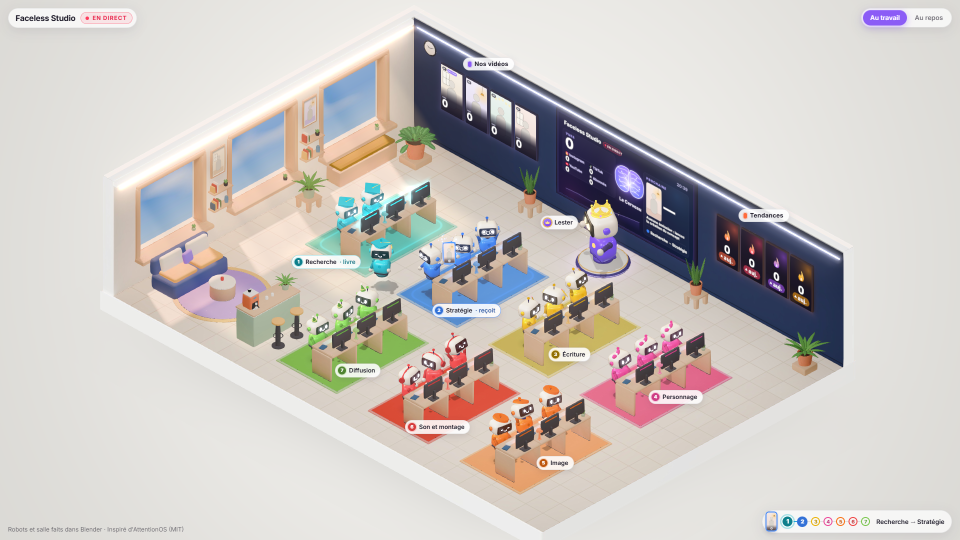
#> input picture apercu-vitrine.png, 1920 x 1080 px (shown at 1/2 size)
$ python -i sheet_scene.py   (imports and definitions only)
#> lines starting #> are read from the running program, lines starting #| are printed output that depends on the picture; after the words box and inside, x2 and y2 are one past the last pixel; in counts of white or black regions, pixels touching at a corner belong together
# Faceless Studio: the hero of a cast sheet kept pixel for pixel inside a painted scene (the same hero
# AND a rich place). Called by workshop/story/make-short.mjs when concept.json image.paint_around is true.
#   sheet_scene.py prepare <sheet.png> <layout.png> <repaint.png> <keep.png> <scale>
#       the sheet reduced to <scale> and set bottom-right on its own paper colour: a free band on the left for the line's main object
#       (on centred pose sheets the hero filled 60-70 % of the width and the object was drawn behind the hero,
#       then covered when the hero was pasted back; the clarity check set the video aside), then the masks below of that layout.
#   sheet_scene.py mask   <sheet.png> <repaint.png> <keep.png>
#       repaint.png: white = the sheet's plain paper around the hero (painted as the scene by ComfyUI), grown 4 px over her outline;
#       keep.png: white = the hero, soft edge. The paper is the border's median colour; only paper connected to the border counts, so
#       light parts inside the hero (white sneakers, a white collar) stay hers (a global colour key removed them, night of 24-25/10).
#       A LARGE patch of paper enclosed by the hero and her floor shadow (between the legs of the back view) is paper again.
#   sheet_scene.py paste  <painted.png> <sheet.png> <keep.png> <out.png>
#       the hero of the sheet pasted back over the painted scene through keep.png.
# Runs with ComfyUI's own Python (numpy, scipy, Pillow), started with -I.
import sys

import numpy as np
from PIL import Image, ImageFilter
from scipy import ndimage

PAPER_TOL = 16          # max channel distance to the paper colour
MIN_PART = 3000         # hero parts smaller than this (paper specks) are dropped
ENCLOSED_PAPER = 0.0045  # share of the frame above which enclosed paper is paper (back view: 15 444 px; sneakers at most 6 470 px)
GROW_PX = 4             # the painted area covers the outline's soft edge
CUT_BAND = 60           # px of the hero painted along a cut border shown inside the frame (see prepare)
EDGE_NEAR = 16          # the hero "touches" the left border within this many px (the 21/10 close-up stops 7 px short)
EDGE_BLUR = 1.2         # softness of the pasted hero's edge


def paper_of(im):
    border = np.concatenate([im[0], im[-1], im[:, 0], im[:, -1]])
    return np.median(border, axis=0)


def layout(src, out, scale):
    s = Image.open(src).convert('RGB')
    w, h = s.size
    paper = tuple(int(v) for v in paper_of(np.asarray(s).astype(np.int16)))
    small = s.resize((round(w * scale), round(h * scale)), Image.LANCZOS)
    canvas = Image.new('RGB', (w, h), paper)
    canvas.paste(small, (w - small.width, h - small.height))
    canvas.save(out)


def touches_left(src):
    """True when the hero of the sheet reaches its left border (the close-up's shoulders): once the sheet is reduced and set
    bottom-right, that straight cut shows inside the frame (r-20261025-1518 scene 1: a ragged coat edge)."""
    im = np.asarray(Image.open(src).convert('RGB')).astype(np.int16)
    rows = (np.abs(im[:, :EDGE_NEAR] - paper_of(im)).max(axis=2) > PAPER_TOL).any(axis=1)
    return rows.mean() > 0.02


def prepare(src, out_layout, out_repaint, out_keep, scale):
    """layout, then mask; when the hero touched the left border, a band of her along the cut is painted too, so the model
    continues the coat instead of leaving the cut."""
    layout(src, out_layout, scale)
    w = Image.open(src).size[0]
    mask(out_layout, out_repaint, out_keep, cut_x=w - round(w * scale) if touches_left(src) and scale < 1 else None)


def mask(src, out_repaint, out_keep, cut_x=None):
#> called with src = '../../apercu-vitrine.png', out_repaint = 'out.png', out_keep = 'out1.png'
    im = np.asarray(Image.open(src).convert('RGB')).astype(np.int16)
    paper = paper_of(im)
#> paper = [222, 221, 217]
    paperlike = np.abs(im - paper).max(axis=2) <= PAPER_TOL
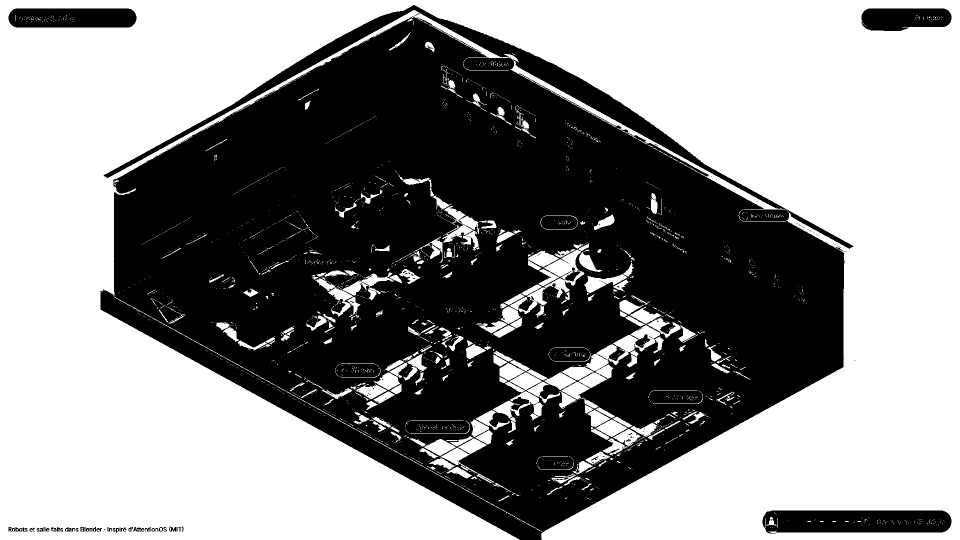
#> paperlike: shape (1080, 1920) bool (shown at 1/2 size); 55.5% white; 189 black regions (153 under 20 px), largest, box (x1, y1, x2, y2) and area: (200, 10, 1707, 1080) 888714, (1525, 1021, 1903, 1067) 15844, (17, 17, 273, 55) 9285
    labels, _ = ndimage.label(paperlike)
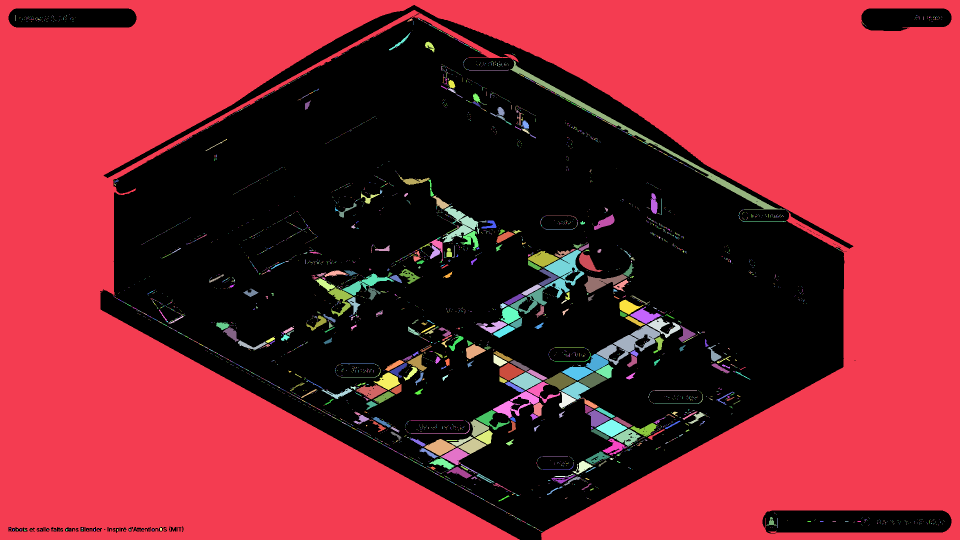
#> labels: shape (1080, 1920) int32 (shown at 1/2 size); 4332 distinct labels, from 0 to 4331; one colour per label, 0 black
    edge = np.unique(np.concatenate([labels[0], labels[-1], labels[:, 0], labels[:, -1]]))
#> edge = [0, 1]
    hero = ndimage.binary_fill_holes(~np.isin(labels, edge[edge > 0]))
#> hero: shape (1080, 1920) bool; 48.9% white; 86 white regions (53 under 20 px), largest, box (x1, y1, x2, y2) and area: (200, 10, 1707, 1080) 979024, (1525, 1021, 1903, 1067) 16218, (17, 17, 273, 55) 9418
    enclosed, n = ndimage.label(hero & paperlike)
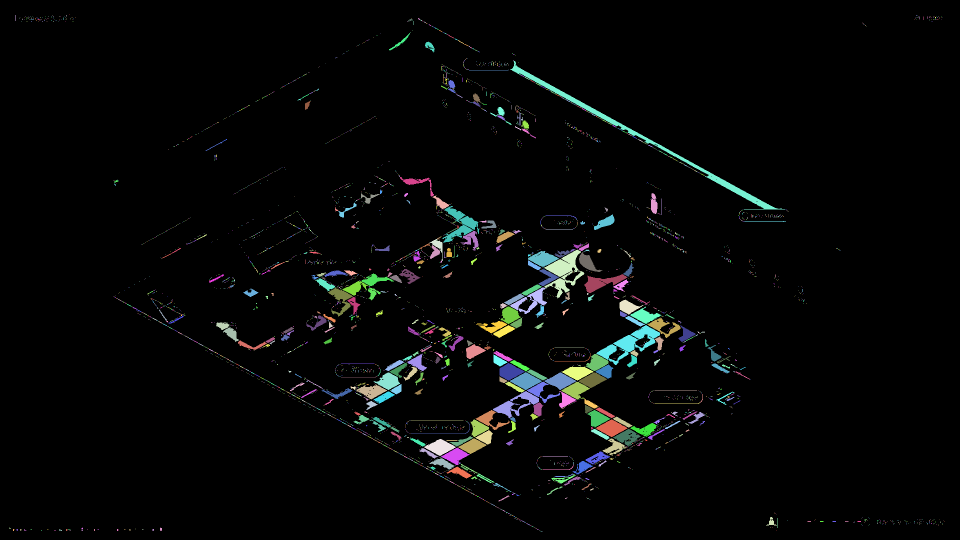
#> enclosed: shape (1080, 1920) int32 (shown at 1/2 size); 4331 distinct labels, from 0 to 4330; one colour per label, 0 black
#> n = 4330
    if n:
        sizes = ndimage.sum(np.ones(enclosed.shape), enclosed, range(1, n + 1))
#> sizes = 4330 values, max 5393 at index 211, min 1 at index 0, mean 20.95
        hero &= ~np.isin(enclosed, [i + 1 for i, s in enumerate(sizes) if s >= ENCLOSED_PAPER * hero.size])
    parts, n = ndimage.label(hero)
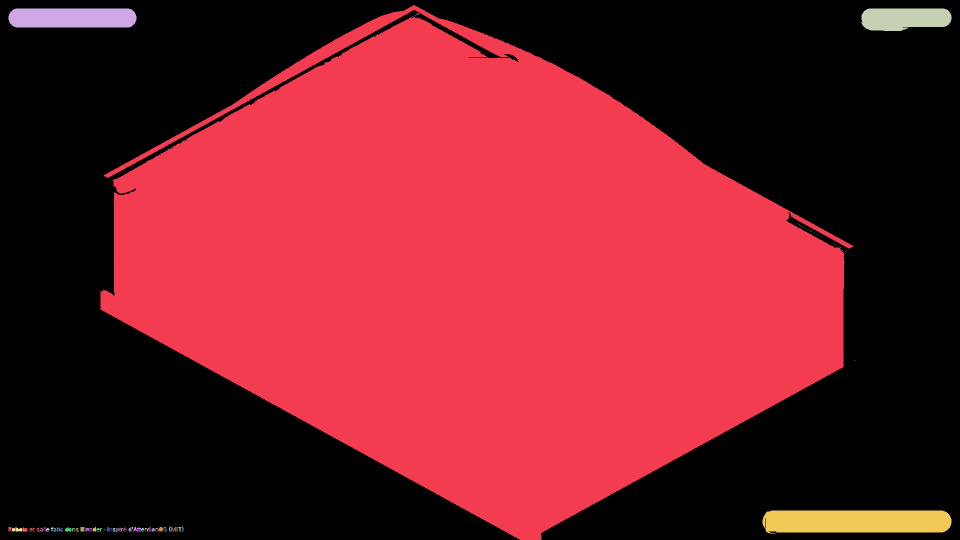
#> parts: shape (1080, 1920) int32 (shown at 1/2 size); 133 distinct labels, from 0 to 132; one colour per label, 0 black
#> n = 132
    if n:
        sizes = ndimage.sum(hero, parts, range(1, n + 1))
#> sizes = 132 values, max 978981 at index 0, min 1 at index 6, mean 7676.8
        hero = np.isin(parts, [i + 1 for i, s in enumerate(sizes) if s >= MIN_PART])
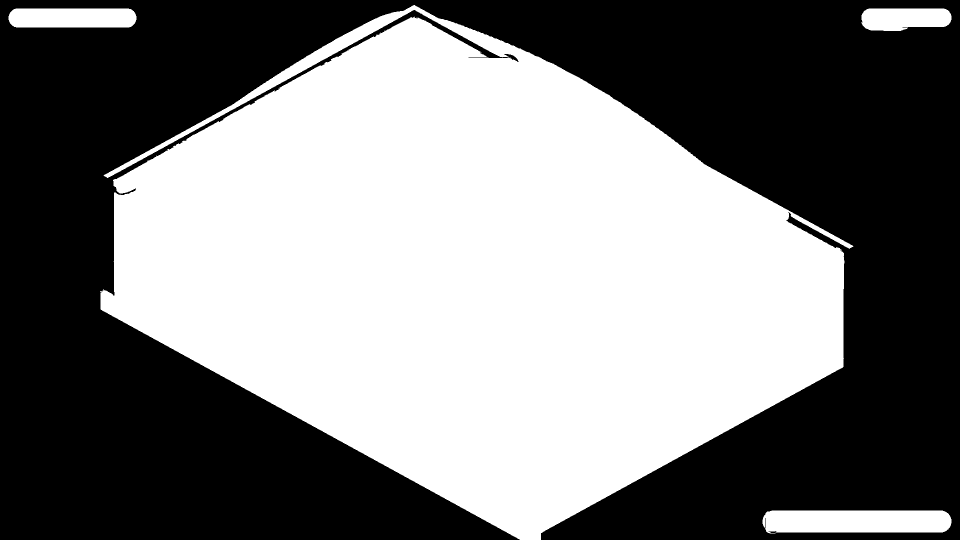
#> hero: shape (1080, 1920) bool (shown at 1/2 size); 48.8% white; 4 white regions, box (x1, y1, x2, y2) and area: (200, 10, 1707, 1080) 978981, (1525, 1021, 1903, 1067) 16218, (17, 17, 273, 55) 9418, (1723, 17, 1903, 62) 6995
    if hero.mean() < 0.02:
        raise SystemExit(f'no hero found on {src} (paper {paper.tolist()})')
    if cut_x is not None:
        hero[:, :cut_x + CUT_BAND] = False
    Image.fromarray((ndimage.binary_dilation(~hero, iterations=GROW_PX) * 255).astype(np.uint8)).save(out_repaint)
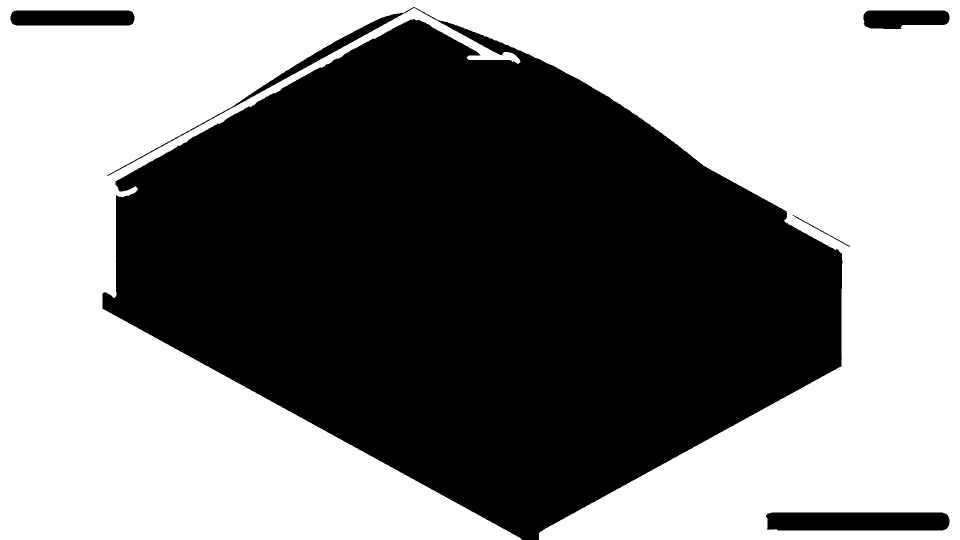
#> saved as out.png: PIL image 1920x1080 L (shown at 1/2 size); 52.6% white; 5 black regions, box (x1, y1, x2, y2) and area: (205, 14, 1685, 1080) 956458, (1532, 1025, 1899, 1061) 12949, (21, 21, 269, 51) 7281, (1727, 21, 1899, 58) 5386, (1585, 430, 1700, 494) 231
    keep = Image.fromarray((ndimage.binary_erosion(hero, iterations=1) * 255).astype(np.uint8))
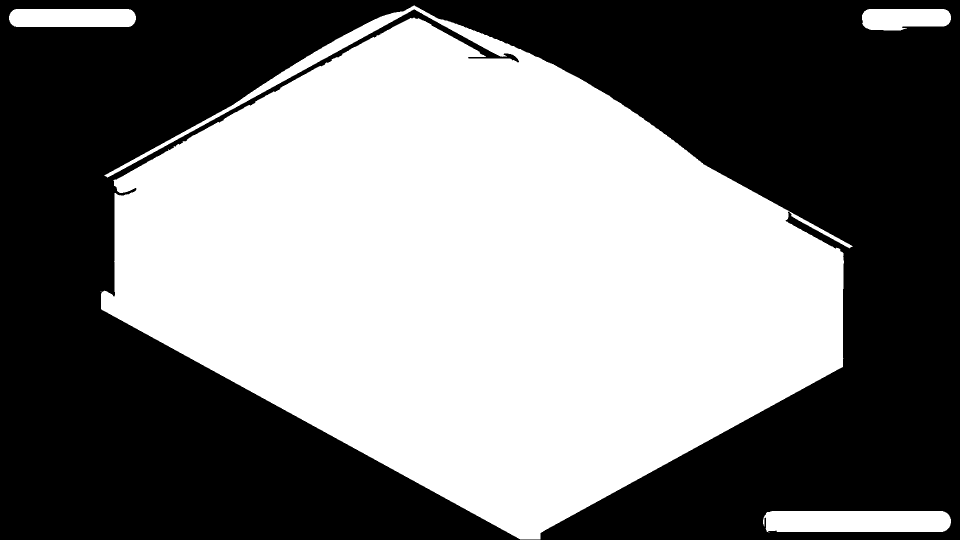
#> keep: PIL image 1920x1080 L (shown at 1/2 size); 48.4% white; 5 white regions (1 under 20 px), largest, box (x1, y1, x2, y2) and area: (201, 11, 1706, 1079) 973277, (1526, 1022, 1902, 1065) 15358, (18, 18, 272, 54) 8877, (1724, 18, 1902, 61) 6576
    keep.filter(ImageFilter.GaussianBlur(EDGE_BLUR)).save(out_keep)
    print(f'hero {hero.mean():.3f} of the frame')
#| hero 0.488 of the frame


def paste(painted, sheet, keep, out):
    p = Image.open(painted).convert('RGB')
    s = Image.open(sheet).convert('RGB').resize(p.size, Image.LANCZOS)
    a = np.asarray(Image.open(keep).convert('L').resize(p.size, Image.BILINEAR)).astype(np.float32)[..., None] / 255.0
    res = np.asarray(s).astype(np.float32) * a + np.asarray(p).astype(np.float32) * (1 - a)
    Image.fromarray(res.round().clip(0, 255).astype(np.uint8)).save(out)


# [10 lines not run here, left out]

>>> result = mask('../../apercu-vitrine.png', 'out.png', 'out1.png')
